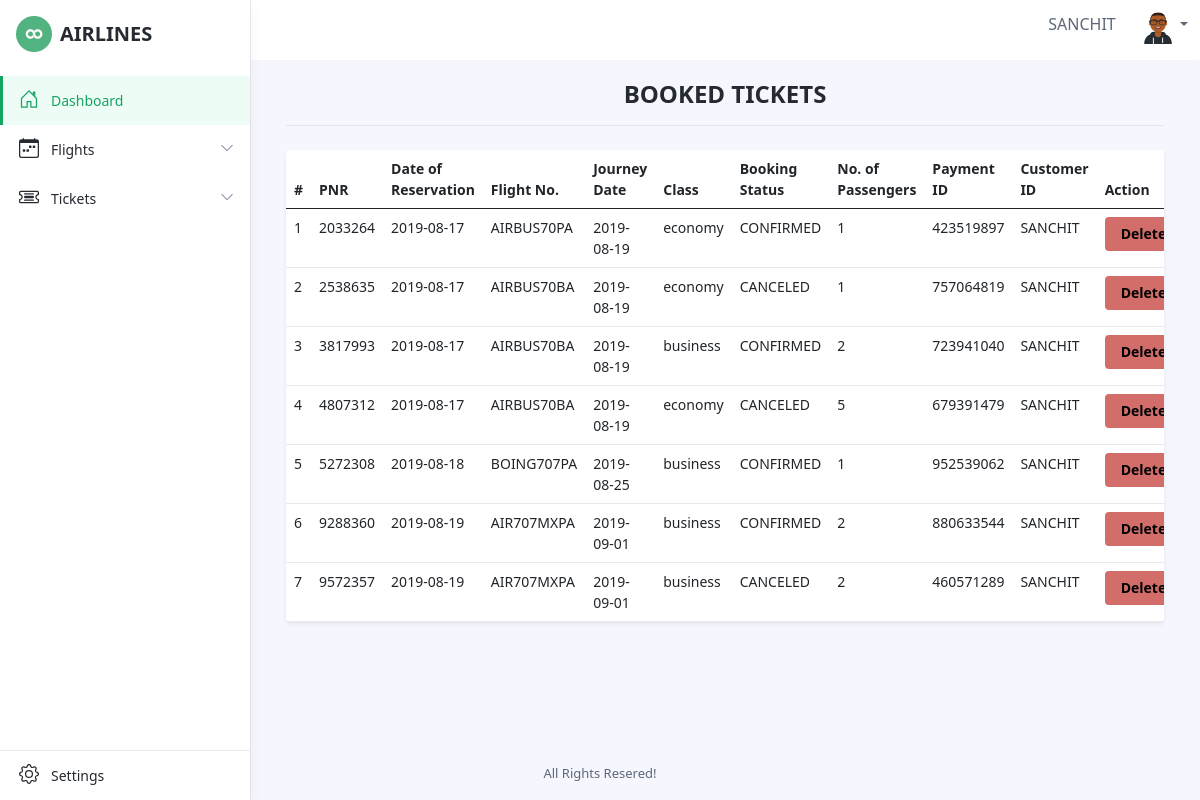
The page /customer/tickets.php (signed in) on the database its author committed.
### tables this page shows
CREATE TABLE IF NOT EXISTS `ticket_details` (
  `pnr` varchar(15) NOT NULL,
  `date_of_reservation` date DEFAULT NULL,
  `flight_no` varchar(10) DEFAULT NULL,
  `journey_date` date DEFAULT NULL,
  `class` varchar(10) DEFAULT NULL,
  `booking_status` varchar(20) DEFAULT NULL,
  `no_of_passengers` int(5) DEFAULT NULL,
  `lounge_access` varchar(5) DEFAULT NULL,
  `priority_checkin` varchar(5) DEFAULT NULL,
  `insurance` varchar(5) DEFAULT NULL,
  `payment_id` varchar(20) DEFAULT NULL,
  `customer_id` varchar(20) DEFAULT NULL
);

### customer/tickets.php (the view, shortened to what this page needs)
<?php
require_once('../Database Connection file/mysqli_connect.php');
include("includes/head.php");
$customer_id = $_SESSION['login_user'];
?>
<body class="app">
	<?php include("includes/header.php"); ?>
	<div class="app-wrapper">
		<div class="app-content pt-3 p-md-3 p-lg-4">
			<div class="container-xl">
				<div class="position-relative mb-3">
					<div class="row g-3 justify-content-center">
						<div class="col-auto">
							<h1 class="app-page-title mb-0 text-uppercase">Booked Tickets</h1>
						</div>
					</div>
				</div>
				<hr class="mb-4">
				<div class="tab-content" id="orders-table-tab-content">
					<div class="tab-pane fade show active" id="orders-all" role="tabpanel" aria-labelledby="orders-all-tab">
						<div class="app-card app-card-orders-table shadow-sm mb-5">
							<div class="app-card-body">
								<div class="table-responsive">
									<table class="table app-table-hover mb-0 text-left">
										<thead>
											<tr>
												<th>#</th>
												<th>PNR</th>
												<th>Date of Reservation</th>
												<th>Flight No.</th>
												<th>Journey Date</th>
												<th>Class</th>
												<th>Booking Status</th>
												<th>No. of Passengers</th>
												<th>Payment ID</th>
												<th>Customer ID</th>
												<th>Action</th>
											</tr>
										</thead>
										<tbody>
										<?php
												$query = "SELECT * FROM Ticket_Details where customer_id='$customer_id' ORDER BY journey_date";
												$result = mysqli_query($dbc, $query);
												$count = 1;
												while ($row = mysqli_fetch_array($result)) {
													$pnr = $row['pnr'];
													$date_of_reservation = $row['date_of_reservation'];
													$flight_no = $row['flight_no'];
													$journey_date = $row['journey_date'];
													$class = $row['class'];
													$booking_status = $row['booking_status'];
													$no_of_passengers = $row['no_of_passengers'];
													$payment_id = $row['payment_id'];
													$customer_id = $row['customer_id'];
													echo "<tr>
														<td>$count</td>
														<td>$pnr</td>
														<td>$date_of_reservation</td>
														<td>$flight_no</td>
														<td>$journey_date</td>
														<td>$class</td>
														<td>$booking_status</td>
														<td>$no_of_passengers</td>
														<td>$payment_id</td>
														<td>$customer_id</td>
														<td>
															<a href='delete_flight.php?id=$flight_no' class='btn btn-danger'>Delete</a>
														</td>
													</tr>";
													$count++;} ; ?>
										</tbody>
									</table>
								</div>
							</div>
						</div>
					</div>
				</div>
			</div>
				<?php include("includes/footer.php") ?>

### rows shown on the page
ticket_details: pnr "2033264", date_of_reservation "2019-08-17", flight_no "AIRBUS70PA", journey_date "2019-08-19", class "economy", booking_status "CONFIRMED", no_of_passengers "1", payment "423519897", customer "SANCHIT"
ticket_details: pnr "2538635", date_of_reservation "2019-08-17", flight_no "AIRBUS70BA", journey_date "2019-08-19", class "economy", booking_status "CANCELED", no_of_passengers "1", payment "757064819", customer "SANCHIT"
ticket_details: pnr "3817993", date_of_reservation "2019-08-17", flight_no "AIRBUS70BA", journey_date "2019-08-19", class "business", booking_status "CONFIRMED", no_of_passengers "2", payment "723941040", customer "SANCHIT"
ticket_details: pnr "4807312", date_of_reservation "2019-08-17", flight_no "AIRBUS70BA", journey_date "2019-08-19", class "economy", booking_status "CANCELED", no_of_passengers "5", payment "679391479", customer "SANCHIT"
ticket_details: pnr "5272308", date_of_reservation "2019-08-18", flight_no "BOING707PA", journey_date "2019-08-25", class "business", booking_status "CONFIRMED", no_of_passengers "1", payment "952539062", customer "SANCHIT"
ticket_details: pnr "9288360", date_of_reservation "2019-08-19", flight_no "AIR707MXPA", journey_date "2019-09-01", class "business", booking_status "CONFIRMED", no_of_passengers "2", payment "880633544", customer "SANCHIT"
ticket_details: pnr "9572357", date_of_reservation "2019-08-19", flight_no "AIR707MXPA", journey_date "2019-09-01", class "business", booking_status "CANCELED", no_of_passengers "2", payment "460571289", customer "SANCHIT"

### other values the page prints
$_SESSION['login_user'] "SANCHIT"
